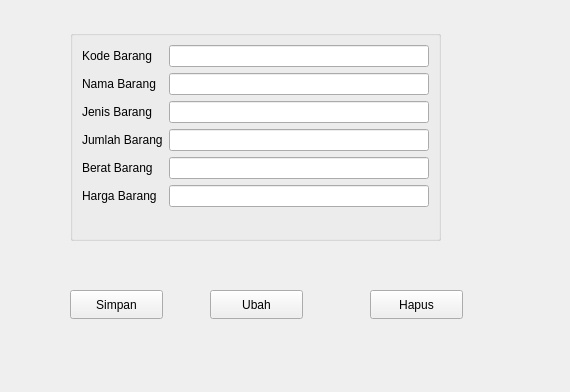
<?xml version="1.0" encoding="UTF-8"?>
<ui version="4.0">
 <class>FormBarang</class>
 <widget class="QWidget" name="FormBarang">
  <property name="geometry">
   <rect>
    <x>0</x>
    <y>0</y>
    <width>570</width>
    <height>392</height>
   </rect>
  </property>
  <property name="windowTitle">
   <string>Form</string>
  </property>
  <widget class="QGroupBox" name="formGroupBox">
   <property name="geometry">
    <rect>
     <x>70</x>
     <y>30</y>
     <width>371</width>
     <height>211</height>
    </rect>
   </property>
   <layout class="QFormLayout" name="formLayout">
    <item row="0" column="0">
     <widget class="QLabel" name="kodeBarangLabel">
      <property name="text">
       <string>Kode Barang</string>
      </property>
     </widget>
    </item>
    <item row="0" column="1">
     <widget class="QLineEdit" name="kodeBarangLineEdit"/>
    </item>
    <item row="1" column="0">
     <widget class="QLabel" name="namaBarangLabel">
      <property name="text">
       <string>Nama Barang</string>
      </property>
     </widget>
    </item>
    <item row="1" column="1">
     <widget class="QLineEdit" name="namaBarangLineEdit"/>
    </item>
    <item row="2" column="0">
     <widget class="QLabel" name="jenisBarangLabel">
      <property name="text">
       <string>Jenis Barang</string>
      </property>
     </widget>
    </item>
    <item row="2" column="1">
     <widget class="QLineEdit" name="jenisBarangLineEdit"/>
    </item>
    <item row="3" column="0">
     <widget class="QLabel" name="jumlahBarangLabel">
      <property name="text">
       <string>Jumlah Barang</string>
      </property>
     </widget>
    </item>
    <item row="3" column="1">
     <widget class="QLineEdit" name="jumlahBarangLineEdit"/>
    </item>
    <item row="4" column="0">
     <widget class="QLabel" name="beratBarangLabel">
      <property name="text">
       <string>Berat Barang</string>
      </property>
     </widget>
    </item>
    <item row="4" column="1">
     <widget class="QLineEdit" name="beratBarangLineEdit"/>
    </item>
    <item row="5" column="0">
     <widget class="QLabel" name="hargaBarangLabel">
      <property name="text">
       <string>Harga Barang</string>
      </property>
     </widget>
    </item>
    <item row="5" column="1">
     <widget class="QLineEdit" name="hargaBarangLineEdit"/>
    </item>
   </layout>
  </widget>
  <widget class="QPushButton" name="pushButton">
   <property name="geometry">
    <rect>
     <x>70</x>
     <y>290</y>
     <width>93</width>
     <height>29</height>
    </rect>
   </property>
   <property name="text">
    <string>Simpan</string>
   </property>
  </widget>
  <widget class="QPushButton" name="pushButton_2">
   <property name="geometry">
    <rect>
     <x>210</x>
     <y>290</y>
     <width>93</width>
     <height>29</height>
    </rect>
   </property>
   <property name="text">
    <string>Ubah</string>
   </property>
  </widget>
  <widget class="QPushButton" name="pushButton_3">
   <property name="geometry">
    <rect>
     <x>370</x>
     <y>290</y>
     <width>93</width>
     <height>29</height>
    </rect>
   </property>
   <property name="text">
    <string>Hapus</string>
   </property>
  </widget>
 </widget>
 <resources/>
 <connections/>
</ui>
